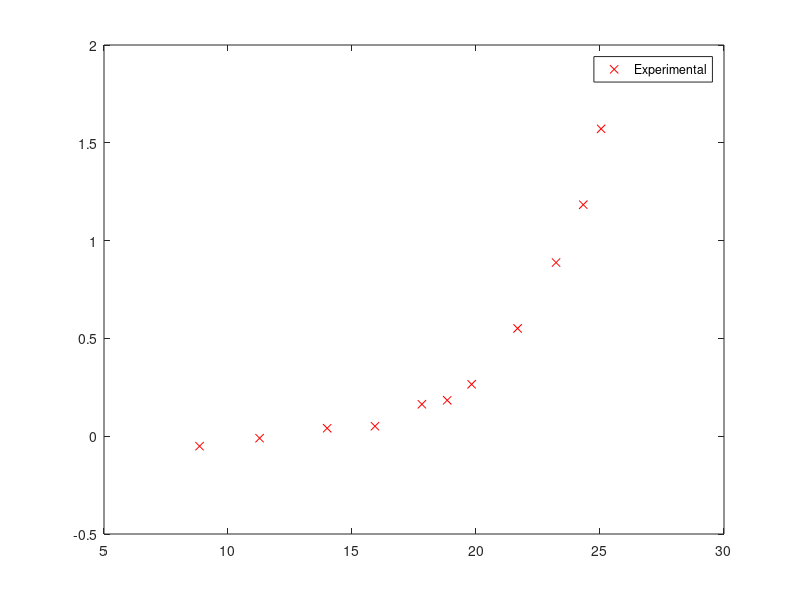

Source code (MATLAB):
% Parameters of 
% Four-wave mixing and nonlinear losses
% in thick silicon waveguides (w/ experiment result)
linearLoss_dB = 0.15;              % dB/cm

%TPA = 0.5e-9;               % Ref: 0.8cm/GW
TPA = 0.8e-9;               % Ref: 0.8cm/GW
FCA = 1.45e-17;             % Ref: 1.45e-17cm2
lifetime = 55e-9;           % Ref: 23ns

zspan = [0 1.5];         % Ref: 0 - 1.3cm
%pwr0_W = 100e-3;        % Ref: 100mW
Aeff = 2.75e-8;          % 1um^2 -> 1e-8cm^2
%intensity0 = 10e2;             % Ref: 100W/cm^2 -> 100mW with this Aeff
linearLoss = (linearLoss_dB/10) * log(10);        % Ref: a dB/cm -> alpha = (a/10)*ln(10)/cm
%intensity0 = pwr0_W / Aeff;  

x = [8.852459016
11.27364439
13.99747793
15.92686003
17.8184111
18.83984868
19.82345523
21.67717528
23.22824716
24.32534678
25.04413619
25.7629256
];

y=[-0.051020408
-0.010204082
0.040816327
0.051020408
0.163265306
0.183673469
0.265306122
0.551020408
0.887755102
1.183673469
1.571428571
1.908163265
];
plot(x,y,"rx")
legend("Experimental")